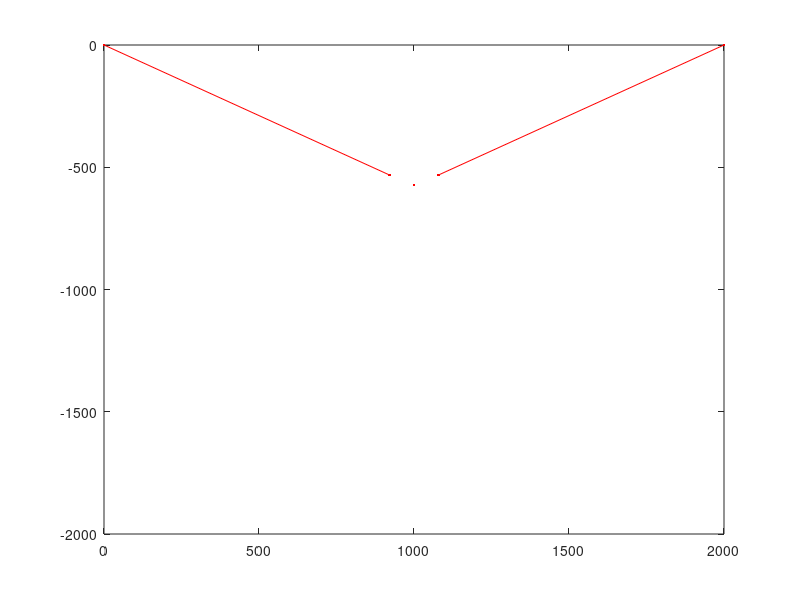

The MATLAB source for this figure: (Note: this script raises an error after producing the figure.)
function simulate_toddler_robot()
    s_initial = calculate_current_position(pi/6, pi/6, 0);
    s_final = calculate_next_position(1900, -500);
    s_diff = s_final - s_initial
end

function s = calculate_current_position(theta_l, theta_r, phi)
    % define constants
    w = 157.48;
    h = 40.64;
    x_end = 2000; % right anchor position
    winch_to_marker_dist = sqrt(h^2 + w^2/4);
    winch_to_marker_angle = atan2(h, w/2);
    
    % calculate string lengths
    A = [-sin(theta_l), sin(theta_r); cos(theta_l), cos(theta_r)];
    b = [w*sin(phi); x_end - w*cos(phi)];
    s = A\b;
    
    % calculate left winch position
    x_l = s(1)*cos(theta_l);
    y_l = -s(1)*sin(theta_l);

    % calculate marker position
    x = x_l + cos(phi + winch_to_marker_angle)*winch_to_marker_dist;
    y = y_l - sin(phi + winch_to_marker_angle)*winch_to_marker_dist;

    % plot positions
    x_r = x_end - s(2)*cos(theta_r);
    y_r = -s(2)*sin(theta_r);
    figure;
    plot([0, x_end, x_l, x_r, x], [0, 0, y_l, y_r, y], 'r.', MarkerSize=10); hold on;
    plot([0, x_l], [0, y_l], 'r')
    plot([x_end, x_r], [0, y_r], 'r')
    axis([0, 2000, -2000, 0])
end

function s = calculate_next_position(x, y)
    % define constants
    g = 9.81*1e3;
    k = 1e100;
    w = 157.48;
    h = 40.64;
    x_end = 2000; % right anchor position
    y_max = 2000;
    winch_to_marker_dist = sqrt(h^2 + w^2/4);
    winch_to_marker_angle = atan2(h, w/2);

    % define symbolic position expressions
    syms phi
    x_l = x - cos(phi + winch_to_marker_angle)*winch_to_marker_dist;
    y_l = y + sin(phi + winch_to_marker_angle)*winch_to_marker_dist;
    x_r = x_l + w*cos(phi);
    y_r = y_l - w*sin(phi);

    % define symbolic potential energy expressions
    PE_x = k*0.5*(x_l^2 + (x_end - x_r)^2);
    PE_y = k*0.5*(x_l^2 + (x_end - x_r)^2 + (y_l + y_max)^2 + (y_r + y_max)^2) - g*(y_l + y_r + 2*y_max);
    PE = PE_x + PE_y;
    
    % define and find root of derivative of potential energy with respect to phi
    dPE = diff(PE);
    tilt = double(vpasolve(dPE, 0));

    % define other positions based on tilt
    x_l_real = subs(x_l, tilt);
    x_r_real = subs(x_r, tilt);
    y_l_real = subs(y_l, tilt);
    y_r_real = subs(y_r, tilt);

    % define string lengths
    s_l = sqrt(x_l_real^2 + y_l_real^2);
    s_r = sqrt((x_end-x_r_real)^2 + y_r_real^2);
    s = double([s_l; s_r]);

    % plot results
    figure;
    plot([0, x_end, x_l_real, x_r_real, x], [0, 0, y_l_real, y_r_real, y], 'r.', MarkerSize=10); hold on;
    plot([0, x_l_real], [0, y_l_real], 'r')
    plot([x_end, x_r_real], [0, y_r_real], 'r')
    axis([0, 2000, -2000, 0])
    
end

function plot_from_s_lengths()
    
end
